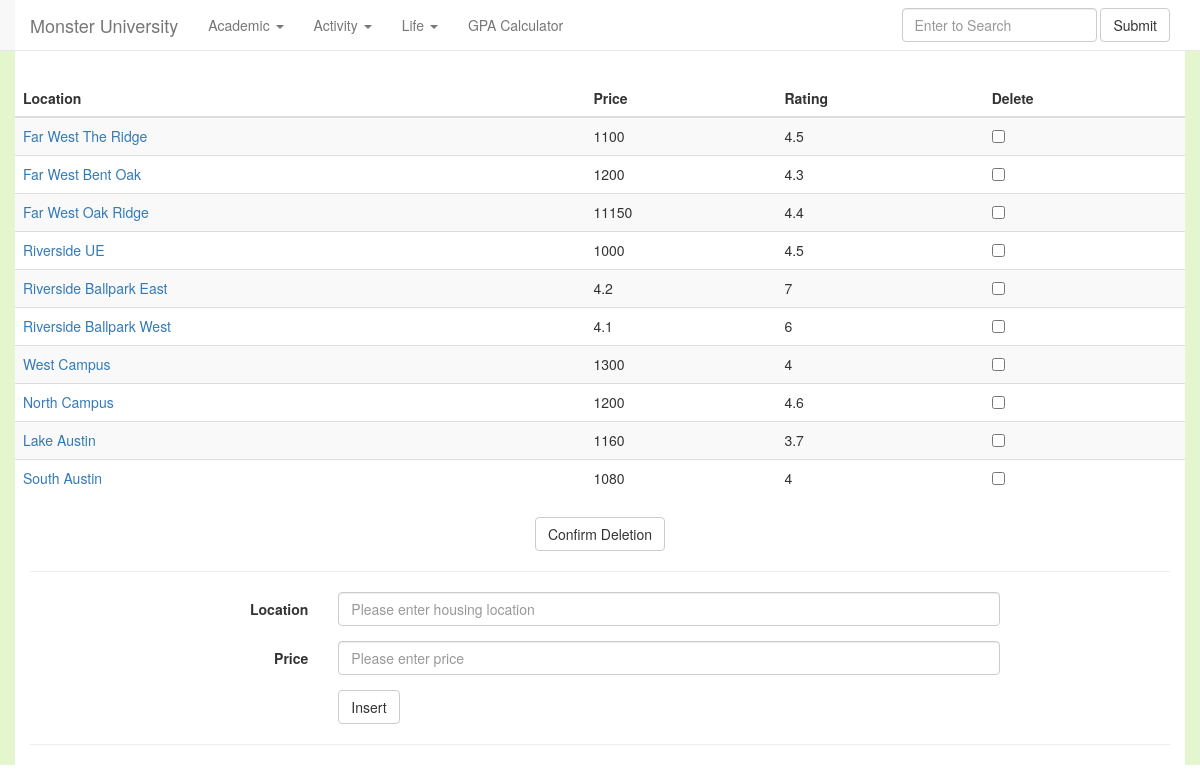
Screenshot of /housing with the database file from the repository.
### tables this page shows
CREATE TABLE Housing(
	HousingId INTEGER PRIMARY KEY,
	Location TEXT,
	Price INTEGER,
	Rating INTEGER,
	RatingStudentId INTEGER
);

### chinook.py (the view)
@app.route('/housing')
def show_housing():
    housings = g.db.execute('SELECT * FROM housing')
    housings = housings.fetchall()
    return render_template('show_housings.html', housings=housings)

### chinook.py (called while the page is built)
def connect_db():
    return sqlite3.connect(app.config['DATABASE'])

@app.before_request
def before_request():
    g.db = connect_db()

@app.teardown_request
def teardown_request(exception):
    db = getattr(g, 'db', None)
    if db is not None:
        db.close()

### templates/show_housings.html (shortened to what this page needs)
<!doctype html>
<html>
<head>
   <link href="http://apps.bdimg.com/libs/bootstrap/3.3.0/css/bootstrap.min.css" rel="stylesheet">
</head>
<body>
  <div style="background-color:#E3F6CE">
  <div class="container" style="background-color:white">
    <nav class="navbar navbar-default navbar-fixed-top" role="navigation">
        <div class="container" style="background-color:white">
   <div class="navbar-header">
      <a class="navbar-brand" href="/">Monster University</a>
   </div>
   <div>
      <ul class="nav navbar-nav">
         <li class="dropdown">
            <a href="#" class="dropdown-toggle" data-toggle="dropdown">
               Academic <b class="caret"></b>
            </a>
         </li>
            <li class="dropdown">
            <a href="#" class="dropdown-toggle" data-toggle="dropdown">
               Activity <b class="caret"></b>
            </a>
         </li>
         <li class="dropdown">
            <a href="#" class="dropdown-toggle" data-toggle="dropdown">
               Life <b class="caret"></b>
            </a>
         </li>
                   <li><a href="#">GPA Calculator</a></li>
      </ul>
   </div>
   <link rel="stylesheet" href="http://code.jquery.com/ui/1.11.4/themes/smoothness/jquery-ui.css">
      <form class="navbar-form navbar-right search" action="/search"  method=post role="search">
        <div class="form-group">
          <input type="text" class="form-control" name=searchbox placeholder="Enter to Search" id="search_word">
        </div>
        <button type="submit" value="Search" class="btn btn-default">Submit</button>
      </form>
    <div class="container" style="background-color:white">
</nav>
<div class=page>
  <br><br>  <br><br>
  <form class="form-horizontal" role="form" action="/deletehousing" method=post>
    <div class="form-group">
  <table class="table table-striped">
   <thead>
      <tr>
         <th>Location</th>
         <th>Price</th>
         <th>Rating</th>
         <th>Delete</th>
      </tr>
   </thead>
      <tbody>
     {% for housing in housings %}
      <tr>
         <td><a href="/housing/{{housing[1]}}">{{housing[1]}}</td>
         <td>{{housing[2]}}</td>
        <td>{{housing[3]}}</td>
         <td><input type="checkbox" name=delete value="{{housing[1]}}"></td>
    {% endfor %}
   </tbody>
</table>
<div>
  <center>
  <button type="submit" class="btn btn-default">Confirm Deletion</button>
</center>
</div>
</div>
</form>
</div>
<hr>
<div class=page>
<div class="center-block" style="width:800px">
<form class="form-horizontal" role="form" action="/addhousing" method=post>
   <div class="form-group">
      <label for="firstname" class="col-sm-2 control-label">Location</label>
      <div class="col-sm-10">
         <input type="text" class="form-control" id="name" name=name
            placeholder="Please enter housing location">
      </div>
   </div>
   <div class="form-group">
      <label for="lastname" class="col-sm-2 control-label">Price</label>
      <div class="col-sm-10">
         <input type="text" class="form-control" id="research" name=research
            placeholder="Please enter price">
      </div>
   </div>
   <div class="form-group">
      <div class="col-sm-offset-2 col-sm-10">
         <button type="submit" class="btn btn-default">Insert</button>
      </div>
   </div>
</form>
</div>
<hr>
</div>
</body>

### rows the page displays
Housing: Location "Far West The Ridge", Price "1100", Rating "4.5"
Housing: Location "Far West Bent Oak", Price "1200", Rating "4.3"
Housing: Location "Far West Oak Ridge", Price "11150", Rating "4.4"
Housing: Location "Riverside UE", Price "1000", Rating "4.5"
Housing: Location "Riverside Ballpark East", Price "4.2", Rating "7"
Housing: Location "Riverside Ballpark West", Price "4.1", Rating "6"
Housing: Location "West Campus", Price "1300", Rating "4"
Housing: Location "North Campus", Price "1200", Rating "4.6"
Housing: Location "Lake Austin", Price "1160", Rating "3.7"
Housing: Location "South Austin", Price "1080", Rating "4"
